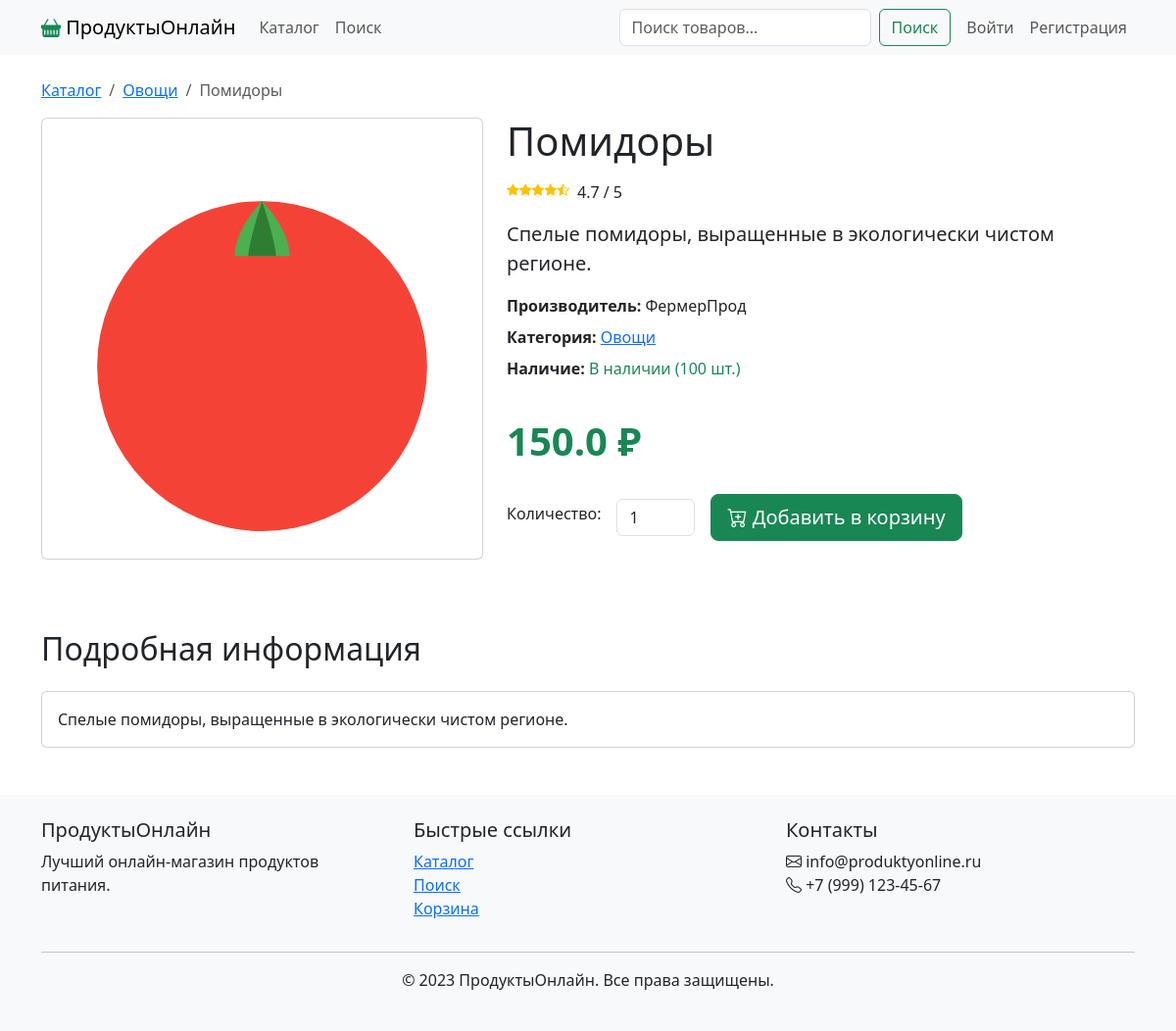
Screenshot of /catalog/product/1 with the database file from the repository.
### app/models/product.py (models this page shows, shortened)
class Category(db.Model):
    id = db.Column(db.Integer, primary_key=True)
    name = db.Column(db.String(64), unique=True)
    description = db.Column(db.Text)
    products = db.relationship('Product', backref='category', lazy='dynamic')

class Product(db.Model):
    id = db.Column(db.Integer, primary_key=True)
    name = db.Column(db.String(100), index=True)
    description = db.Column(db.Text)
    price = db.Column(db.Float, nullable=False)
    stock = db.Column(db.Integer, default=0)
    image_path = db.Column(db.String(256))
    rating = db.Column(db.Float, default=0.0)
    manufacturer = db.Column(db.String(100))
    created_at = db.Column(db.DateTime, default=datetime.utcnow)
    updated_at = db.Column(db.DateTime, default=datetime.utcnow, onupdate=datetime.utcnow)
    category_id = db.Column(db.Integer, db.ForeignKey('category.id'))

### app/catalog/routes.py (the view)
@catalog_bp.route('/product/<int:product_id>')
def product_detail(product_id):
    product = Product.query.get_or_404(product_id)
    return render_template('catalog/product_detail.html', product=product)

### app/templates/catalog/product_detail.html (shortened to what this page needs)
{% extends "base.html" %}
{% block content %}
<nav aria-label="breadcrumb">
    <ol class="breadcrumb">
        <li class="breadcrumb-item"><a href="{{ url_for('catalog.index') }}">Каталог</a></li>
        {% if product.category %}
        <li class="breadcrumb-item"><a href="{{ url_for('catalog.category_products', category_id=product.category.id) }}">{{ product.category.name }}</a></li>
        {% endif %}
        <li class="breadcrumb-item active" aria-current="page">{{ product.name }}</li>
    </ol>
</nav>
<div class="row">
    <div class="col-md-5">
        <div class="card mb-4">
            {% if product.image_path %}
            <img src="{{ product.image_path }}" class="img-fluid rounded" alt="{{ product.name }}">
            {% else %}
            <img src="{{ url_for('static', filename='img/no-image.png') }}" class="img-fluid rounded" alt="Нет изображения">
            {% endif %}
        </div>
    </div>
    <div class="col-md-7">
        <h1 class="mb-3">{{ product.name }}</h1>
        <div class="d-flex mb-3">
            {% for i in range(5) %}
            <i class="bi {% if i < product.rating|int %}bi-star-fill{% elif i < product.rating %}bi-star-half{% else %}bi-star{% endif %} text-warning"></i>
            {% endfor %}
            <span class="ms-2">{{ product.rating }} / 5</span>
        </div>
        <p class="lead">{{ product.description }}</p>
        <div class="d-flex flex-column mb-4">
            <div class="mb-2">
                <strong>Производитель:</strong> {{ product.manufacturer }}
            </div>
            <div class="mb-2">
                <strong>Категория:</strong>
                {% if product.category %}
                <a href="{{ url_for('catalog.category_products', category_id=product.category.id) }}">
                    {{ product.category.name }}
                </a>
                {% else %}
                Без категории
                {% endif %}
            </div>
            <div class="mb-2">
                <strong>Наличие:</strong>
                {% if product.stock > 0 %}
                <span class="text-success">В наличии ({{ product.stock }} шт.)</span>
                {% else %}
                <span class="text-danger">Нет в наличии</span>
                {% endif %}
            </div>
        </div>
        <div class="mb-4">
            <span class="fs-1 fw-bold text-success">{{ product.price }} ₽</span>
        </div>
        <form action="{{ url_for('cart.add_to_cart') }}" method="post" class="mb-4">
            <div class="row g-3 align-items-center">
                <div class="col-auto">
                    <label for="quantity" class="form-label">Количество:</label>
                </div>
                <div class="col-auto">
                    <input type="number" name="quantity" id="quantity" class="form-control" value="1" min="1" max="{{ product.stock }}" style="width: 80px;">
                </div>
                <div class="col-auto">
                    <button type="submit" class="btn btn-success btn-lg" {% if product.stock <= 0 %}disabled{% endif %}>
                        <i class="bi bi-cart-plus"></i> Добавить в корзину
                    </button>
                </div>
            </div>
        </form>
    </div>
</div>
<div class="row mt-5">
    <div class="col-12">
        <h2 class="mb-4">Подробная информация</h2>
        <div class="card">
            <div class="card-body">
                {{ product.description }}
            </div>
        </div>
    </div>
</div>
{% endblock %}

### app/static/css/style.css (style rules this page uses)
body { min-height: 100vh; display: flex; flex-direction: column; }
.bi-star-fill, .bi-star-half, .bi-star { font-size: 0.8rem; }

### rows the page displays
Category: category.name "Овощи"
Product: name "Помидоры", image_path (picture), rating "4.7", description "Спелые помидоры, выращенные в экологически чистом регионе.", manufacturer "ФермерПрод", stock "100", price "150.0"
